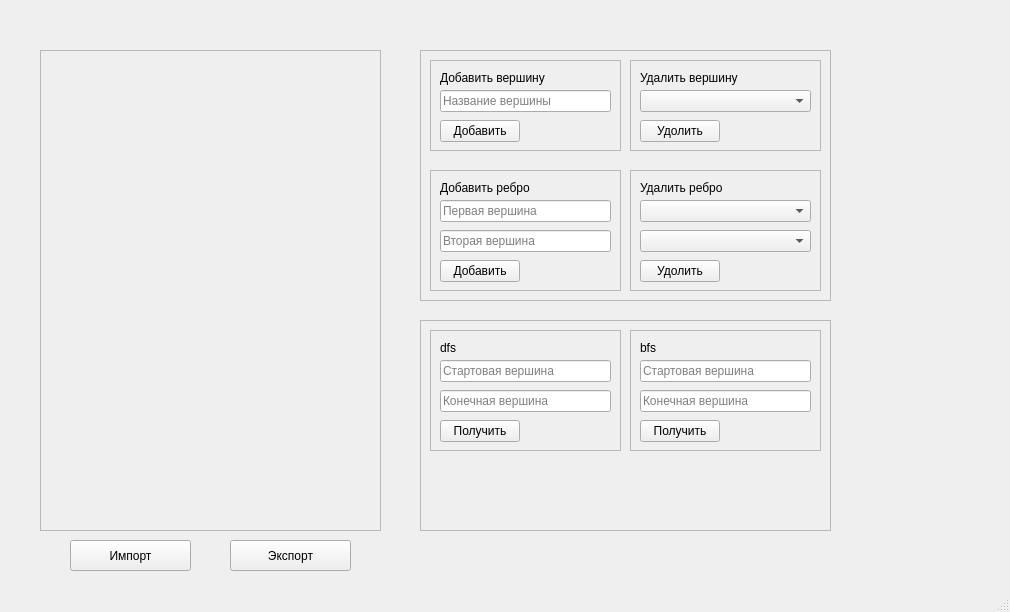
<?xml version="1.0" encoding="UTF-8"?>
<ui version="4.0">
 <class>MainWindow</class>
 <widget class="QMainWindow" name="MainWindow">
  <property name="geometry">
   <rect>
    <x>0</x>
    <y>0</y>
    <width>1010</width>
    <height>612</height>
   </rect>
  </property>
  <property name="windowTitle">
   <string>MainWindow</string>
  </property>
  <widget class="QWidget" name="centralwidget">
   <widget class="QFrame" name="graphFrame">
    <property name="geometry">
     <rect>
      <x>40</x>
      <y>50</y>
      <width>341</width>
      <height>481</height>
     </rect>
    </property>
    <property name="frameShape">
     <enum>QFrame::StyledPanel</enum>
    </property>
    <property name="frameShadow">
     <enum>QFrame::Raised</enum>
    </property>
   </widget>
   <widget class="QPushButton" name="importBtn">
    <property name="geometry">
     <rect>
      <x>70</x>
      <y>540</y>
      <width>121</width>
      <height>31</height>
     </rect>
    </property>
    <property name="text">
     <string>Импорт</string>
    </property>
   </widget>
   <widget class="QPushButton" name="exportBtn">
    <property name="geometry">
     <rect>
      <x>230</x>
      <y>540</y>
      <width>121</width>
      <height>31</height>
     </rect>
    </property>
    <property name="text">
     <string>Экспорт</string>
    </property>
   </widget>
   <widget class="QFrame" name="frame_5">
    <property name="geometry">
     <rect>
      <x>420</x>
      <y>50</y>
      <width>411</width>
      <height>251</height>
     </rect>
    </property>
    <property name="frameShape">
     <enum>QFrame::StyledPanel</enum>
    </property>
    <property name="frameShadow">
     <enum>QFrame::Raised</enum>
    </property>
    <widget class="QFrame" name="frame_4">
     <property name="geometry">
      <rect>
       <x>210</x>
       <y>120</y>
       <width>191</width>
       <height>121</height>
      </rect>
     </property>
     <property name="frameShape">
      <enum>QFrame::StyledPanel</enum>
     </property>
     <property name="frameShadow">
      <enum>QFrame::Raised</enum>
     </property>
     <widget class="QLabel" name="label_4">
      <property name="geometry">
       <rect>
        <x>10</x>
        <y>10</y>
        <width>161</width>
        <height>16</height>
       </rect>
      </property>
      <property name="text">
       <string>Удалить ребро</string>
      </property>
     </widget>
     <widget class="QPushButton" name="edgeDeleteBtn">
      <property name="geometry">
       <rect>
        <x>10</x>
        <y>90</y>
        <width>80</width>
        <height>22</height>
       </rect>
      </property>
      <property name="text">
       <string>Удолить</string>
      </property>
     </widget>
     <widget class="QComboBox" name="deleteStartEdgeSelect">
      <property name="geometry">
       <rect>
        <x>10</x>
        <y>30</y>
        <width>171</width>
        <height>22</height>
       </rect>
      </property>
      <property name="placeholderText">
       <string>Первая вершина</string>
      </property>
     </widget>
     <widget class="QComboBox" name="deleteEndEdgeSelect">
      <property name="geometry">
       <rect>
        <x>10</x>
        <y>60</y>
        <width>171</width>
        <height>22</height>
       </rect>
      </property>
      <property name="placeholderText">
       <string>Вторая вершина</string>
      </property>
     </widget>
    </widget>
    <widget class="QFrame" name="frame">
     <property name="geometry">
      <rect>
       <x>10</x>
       <y>10</y>
       <width>191</width>
       <height>91</height>
      </rect>
     </property>
     <property name="frameShape">
      <enum>QFrame::StyledPanel</enum>
     </property>
     <property name="frameShadow">
      <enum>QFrame::Raised</enum>
     </property>
     <widget class="QLabel" name="label">
      <property name="geometry">
       <rect>
        <x>10</x>
        <y>10</y>
        <width>161</width>
        <height>16</height>
       </rect>
      </property>
      <property name="text">
       <string>Добавить вершину</string>
      </property>
     </widget>
     <widget class="QLineEdit" name="vertexAddInput">
      <property name="geometry">
       <rect>
        <x>10</x>
        <y>30</y>
        <width>171</width>
        <height>22</height>
       </rect>
      </property>
      <property name="statusTip">
       <string/>
      </property>
      <property name="whatsThis">
       <string/>
      </property>
      <property name="inputMask">
       <string/>
      </property>
      <property name="text">
       <string/>
      </property>
      <property name="placeholderText">
       <string>Название вершины</string>
      </property>
     </widget>
     <widget class="QPushButton" name="vertexAddBtn">
      <property name="geometry">
       <rect>
        <x>10</x>
        <y>60</y>
        <width>80</width>
        <height>22</height>
       </rect>
      </property>
      <property name="text">
       <string>Добавить</string>
      </property>
     </widget>
    </widget>
    <widget class="QFrame" name="frame_3">
     <property name="geometry">
      <rect>
       <x>210</x>
       <y>10</y>
       <width>191</width>
       <height>91</height>
      </rect>
     </property>
     <property name="frameShape">
      <enum>QFrame::StyledPanel</enum>
     </property>
     <property name="frameShadow">
      <enum>QFrame::Raised</enum>
     </property>
     <widget class="QLabel" name="label_3">
      <property name="geometry">
       <rect>
        <x>10</x>
        <y>10</y>
        <width>161</width>
        <height>16</height>
       </rect>
      </property>
      <property name="text">
       <string>Удалить вершину</string>
      </property>
     </widget>
     <widget class="QPushButton" name="vertexDeleteBtn">
      <property name="geometry">
       <rect>
        <x>10</x>
        <y>60</y>
        <width>80</width>
        <height>22</height>
       </rect>
      </property>
      <property name="text">
       <string>Удолить</string>
      </property>
     </widget>
     <widget class="QComboBox" name="deleteVertexSelect">
      <property name="geometry">
       <rect>
        <x>10</x>
        <y>30</y>
        <width>171</width>
        <height>22</height>
       </rect>
      </property>
     </widget>
    </widget>
    <widget class="QFrame" name="frame_2">
     <property name="geometry">
      <rect>
       <x>10</x>
       <y>120</y>
       <width>191</width>
       <height>121</height>
      </rect>
     </property>
     <property name="frameShape">
      <enum>QFrame::StyledPanel</enum>
     </property>
     <property name="frameShadow">
      <enum>QFrame::Raised</enum>
     </property>
     <widget class="QLabel" name="label_2">
      <property name="geometry">
       <rect>
        <x>10</x>
        <y>10</y>
        <width>161</width>
        <height>16</height>
       </rect>
      </property>
      <property name="text">
       <string>Добавить ребро</string>
      </property>
     </widget>
     <widget class="QLineEdit" name="startEdgeAddInput">
      <property name="geometry">
       <rect>
        <x>10</x>
        <y>30</y>
        <width>171</width>
        <height>22</height>
       </rect>
      </property>
      <property name="statusTip">
       <string/>
      </property>
      <property name="whatsThis">
       <string/>
      </property>
      <property name="inputMask">
       <string/>
      </property>
      <property name="text">
       <string/>
      </property>
      <property name="placeholderText">
       <string>Первая вершина</string>
      </property>
     </widget>
     <widget class="QPushButton" name="edgeAddBtn">
      <property name="geometry">
       <rect>
        <x>10</x>
        <y>90</y>
        <width>80</width>
        <height>22</height>
       </rect>
      </property>
      <property name="text">
       <string>Добавить</string>
      </property>
     </widget>
     <widget class="QLineEdit" name="endEdgeAddInput">
      <property name="geometry">
       <rect>
        <x>10</x>
        <y>60</y>
        <width>171</width>
        <height>22</height>
       </rect>
      </property>
      <property name="statusTip">
       <string/>
      </property>
      <property name="whatsThis">
       <string/>
      </property>
      <property name="inputMask">
       <string/>
      </property>
      <property name="text">
       <string/>
      </property>
      <property name="placeholderText">
       <string>Вторая вершина</string>
      </property>
     </widget>
    </widget>
   </widget>
   <widget class="QFrame" name="frame_6">
    <property name="geometry">
     <rect>
      <x>420</x>
      <y>320</y>
      <width>411</width>
      <height>211</height>
     </rect>
    </property>
    <property name="frameShape">
     <enum>QFrame::StyledPanel</enum>
    </property>
    <property name="frameShadow">
     <enum>QFrame::Raised</enum>
    </property>
    <widget class="QFrame" name="frame_7">
     <property name="geometry">
      <rect>
       <x>10</x>
       <y>10</y>
       <width>191</width>
       <height>121</height>
      </rect>
     </property>
     <property name="frameShape">
      <enum>QFrame::StyledPanel</enum>
     </property>
     <property name="frameShadow">
      <enum>QFrame::Raised</enum>
     </property>
     <widget class="QLabel" name="label_5">
      <property name="geometry">
       <rect>
        <x>10</x>
        <y>10</y>
        <width>161</width>
        <height>16</height>
       </rect>
      </property>
      <property name="text">
       <string>dfs</string>
      </property>
     </widget>
     <widget class="QLineEdit" name="dfsStartVertexInput">
      <property name="geometry">
       <rect>
        <x>10</x>
        <y>30</y>
        <width>171</width>
        <height>22</height>
       </rect>
      </property>
      <property name="statusTip">
       <string/>
      </property>
      <property name="whatsThis">
       <string/>
      </property>
      <property name="inputMask">
       <string/>
      </property>
      <property name="text">
       <string/>
      </property>
      <property name="placeholderText">
       <string>Стартовая вершина</string>
      </property>
     </widget>
     <widget class="QPushButton" name="dfsGetBtn">
      <property name="geometry">
       <rect>
        <x>10</x>
        <y>90</y>
        <width>80</width>
        <height>22</height>
       </rect>
      </property>
      <property name="text">
       <string>Получить</string>
      </property>
     </widget>
     <widget class="QLineEdit" name="dfsFinishVertexInput">
      <property name="geometry">
       <rect>
        <x>10</x>
        <y>60</y>
        <width>171</width>
        <height>22</height>
       </rect>
      </property>
      <property name="statusTip">
       <string/>
      </property>
      <property name="whatsThis">
       <string/>
      </property>
      <property name="inputMask">
       <string/>
      </property>
      <property name="text">
       <string/>
      </property>
      <property name="placeholderText">
       <string>Конечная вершина</string>
      </property>
     </widget>
    </widget>
    <widget class="QFrame" name="frame_8">
     <property name="geometry">
      <rect>
       <x>210</x>
       <y>10</y>
       <width>191</width>
       <height>121</height>
      </rect>
     </property>
     <property name="frameShape">
      <enum>QFrame::StyledPanel</enum>
     </property>
     <property name="frameShadow">
      <enum>QFrame::Raised</enum>
     </property>
     <widget class="QLabel" name="label_6">
      <property name="geometry">
       <rect>
        <x>10</x>
        <y>10</y>
        <width>161</width>
        <height>16</height>
       </rect>
      </property>
      <property name="text">
       <string>bfs</string>
      </property>
     </widget>
     <widget class="QLineEdit" name="bfsStartVertexInput">
      <property name="geometry">
       <rect>
        <x>10</x>
        <y>30</y>
        <width>171</width>
        <height>22</height>
       </rect>
      </property>
      <property name="statusTip">
       <string/>
      </property>
      <property name="whatsThis">
       <string/>
      </property>
      <property name="inputMask">
       <string/>
      </property>
      <property name="text">
       <string/>
      </property>
      <property name="placeholderText">
       <string>Стартовая вершина</string>
      </property>
     </widget>
     <widget class="QPushButton" name="bfsGetBtn">
      <property name="geometry">
       <rect>
        <x>10</x>
        <y>90</y>
        <width>80</width>
        <height>22</height>
       </rect>
      </property>
      <property name="text">
       <string>Получить</string>
      </property>
     </widget>
     <widget class="QLineEdit" name="bfsFinishVertexInput">
      <property name="geometry">
       <rect>
        <x>10</x>
        <y>60</y>
        <width>171</width>
        <height>22</height>
       </rect>
      </property>
      <property name="statusTip">
       <string/>
      </property>
      <property name="whatsThis">
       <string/>
      </property>
      <property name="inputMask">
       <string/>
      </property>
      <property name="text">
       <string/>
      </property>
      <property name="placeholderText">
       <string>Конечная вершина</string>
      </property>
     </widget>
    </widget>
   </widget>
  </widget>
  <widget class="QStatusBar" name="statusbar"/>
 </widget>
 <resources/>
 <connections/>
</ui>
